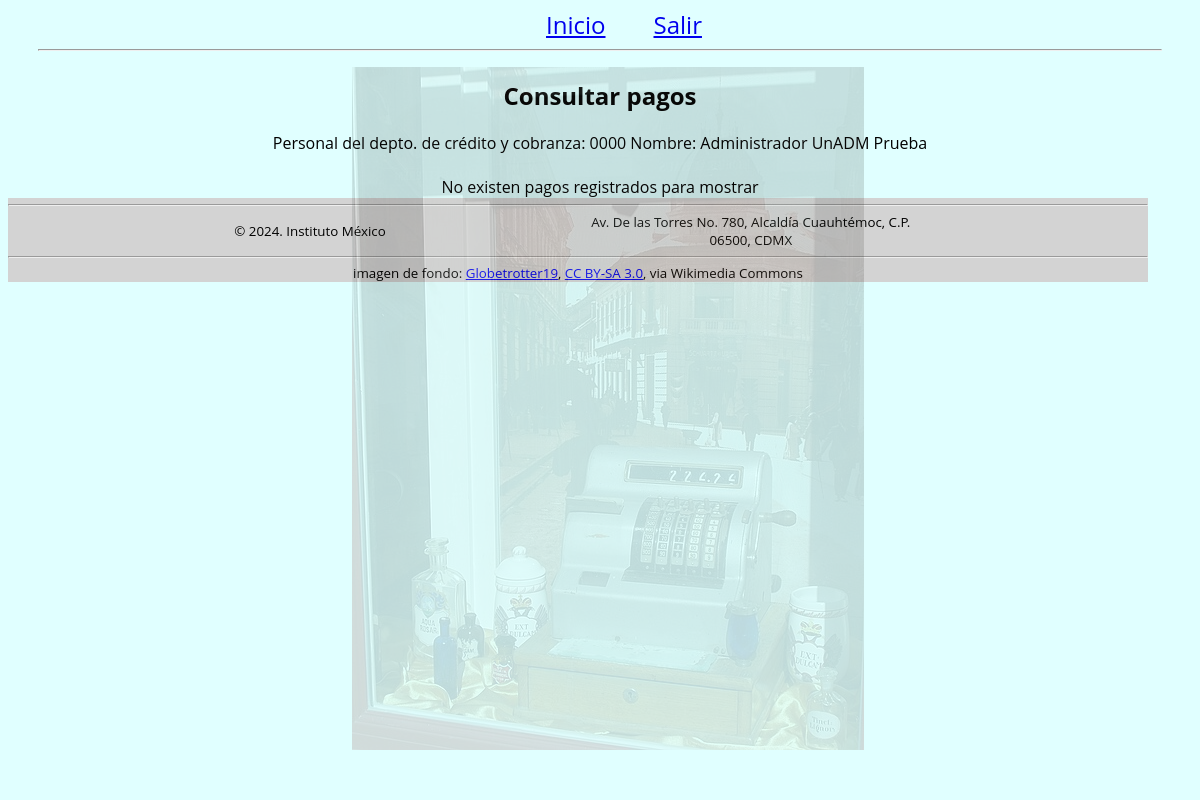
The page /pago/consultar.php?usuarioSeleccionado=0000 (signed in) on the database its author committed.
### tables this page shows
CREATE TABLE IF NOT EXISTS Usuario(
    IDUsuario CHAR(4) NOT NULL PRIMARY KEY,
    Nombre VARCHAR(128) NOT NULL,
    ApellidoPaterno VARCHAR(128) NOT NULL,
    ApellidoMaterno VARCHAR(128) NULL,
    Edad INT,
    Sexo VARCHAR(25),
    Email VARCHAR(128) NULL,
    TipoUsuario VARCHAR(3) NOT NULL,  
    Password VARCHAR(64));

### comun/database.php (called while the page is built, shortened)
<?php
class Database{
    private $con;
    private $dbhost="localhost";
    private $dbname="id21258147_progweb2";
    private $dbuser="id21258147_administrador";
    private $dbpass="Progweb2#";
    public function connect_db() {
        try {
            $this->con = new PDO("mysql:host=$this->dbhost;dbname=$this->dbname",
                $this->dbuser,
                $this->dbpass);
            $this->con->setAttribute(PDO::ATTR_ERRMODE, PDO::ERRMODE_EXCEPTION);
            $this->con->exec("Set character set utf8 ");
            return true;
        }
        catch(PDOException $e) {
            echo "Conexión a la base de datos falló. Eror: " . $e->getMessage();
        }
        return false;
    }
    public function prepare(string $statement, array $driver_options = array()) {
        return $this->con->prepare($statement, $driver_options);
    }
    public function query(string $statement) {
        return $this->con->query($statement);
    }
}
?>

### usuario/usuario.php (called while the page is built, shortened)
<?php
require_once $_SERVER["DOCUMENT_ROOT"] . '/comun/database.php';
class Usuario
{
    private $db;
    public $nombre;
    public $apellidoPaterno;
    public $apellidoMaterno;
    public $tipoUsuario;
    function __construct()
    {
        $this->db = new Database();
    }
    public function usuarioRegistrado($id)
    {
        $sql = "SELECT * FROM Usuario where IDUsuario='$id'";
        $res = $this->db->query($sql);
        $row = $res->fetch();
        $usr = new Usuario();
        $usr->asignarValores($row);
        return $usr;
    }
    public function asignarValores($arrValores)
    {
        $this->id = $arrValores['IDUsuario'];
        $this->nombre = $arrValores['Nombre'];
        $this->apellidoPaterno = $arrValores['ApellidoPaterno'];
        $this->apellidoMaterno = $arrValores['ApellidoMaterno'];
        $this->tipoUsuario = $arrValores['TipoUsuario'];
    }
    public function descripcionTipo() {
        $arrTipoDescr = array(
            "PDC" => "Personal del depto. de crédito y cobranza",
            "PF" => "Padre de famila"
        );
        if(array_key_exists($this->tipoUsuario, $arrTipoDescr)) {
            return $arrTipoDescr[$this->tipoUsuario];
        }
        return $this->tipoUsuario." no reconocido";
    }
    public function nombreCompleto() {
        $nombres = [
            $this->nombre,
            $this->apellidoPaterno,
            $this->apellidoMaterno
          ];
        return implode(" ", $nombres);
    }
}

### pago/pago.php (called while the page is built, shortened)
<?php
require_once $_SERVER["DOCUMENT_ROOT"] . '/comun/database.php';
class Pago extends Database {
    public function leerPagos($idUsuario)
    {
        try {
            $sql = $this->prepare("SELECT * FROM Pagos where IDUsuario = '$idUsuario'");
            if ($sql->execute()) {
                $resultado = $sql->fetchAll();
                return $resultado;
            }
        }
        catch (PDOException $ex) {
            $this->lastError = $ex->getMessage();
        }
    }
}
?>

### pago/consultar.php (the view, shortened to what this page needs)
<?php
include('pago.php');
?>
<!DOCTYPE html>
<html lang="es-MX">
<head>
    <?php
    if (isset($_GET['usuarioSeleccionado'])) {
        $id = $_GET["usuarioSeleccionado"];
        $usr = new Usuario();
        $usuario = $usr->usuarioRegistrado($id);
    }
    $pago = new Pago();
    $listado = $pago->leerPagos($usuario->id);
    ?>
</head>
<body>
    <div id="marca-de-agua-pago"></div>
    <?php
    include('../menu.php');
    ?>
    <div id="contenido">
        <section">
            <span class="centrado">
                <div>
                    <h2>Consultar pagos</h2>
                </div>
                <div><?php echo $usuario->descripcionTipo() . ": $usuario->id Nombre: " . $usuario->nombreCompleto() ?></div>
                <br>
                <?php
                if (count($listado) > 0) {
                    ?>
                    <div><b>Pagos realizados</b></div>
                    <div>
                        <?php include("tabla-pagos.php") ?>
                    </div>
                    <?php
                } else {
                    ?>
                    <div>No existen pagos registrados para mostrar</div>
                    <?php
                }
                ?>
    </div>
    <?php
    include('../footer.php');
    ?>
</body>
</html>

### css/estilo.css (style rules this page uses)
body { background-color: lightcyan; color: darkmagenta; font-family: Ubuntu, 'open sans', Tahoma, Arial; }
#contenido { width: 90%; margin: 0px auto 0px; color: black; }
.centrado { display: flex; flex-flow: column; align-items: center; }
div#marca-de-agua-pago { position: fixed; width: 100%; height: 100%; z-index: 99999; background: url('/imagenes/cash_register.jpg') center center no-repeat; pointer-events: none; opacity: 0.15; }

### rows shown on the page
usuario: TipoUsuario "Personal del depto. de crédito y cobranza", IDUsuario "0000"

### other values the page prints
$usuario->nombreCompleto() "Administrador UnADM Prueba"
